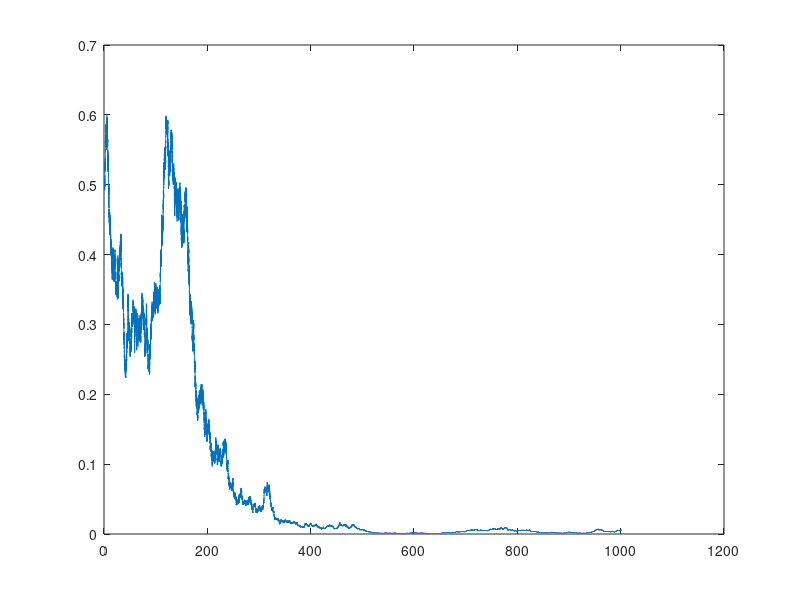

MATLAB code to generate this figure:
Y=zeros(1,100001);
X=(1:0.01:1001);
alpha=0.1;
Y(1)=0.5;

for i=1:100000
Y(1+i)=Y(i)-alpha*alpha*Y(i)*Y(i)*(1-Y(i))*0.01+alpha*Y(i)*(1-Y(i))*randn(1)*0.1;
end

plot(X,Y);
